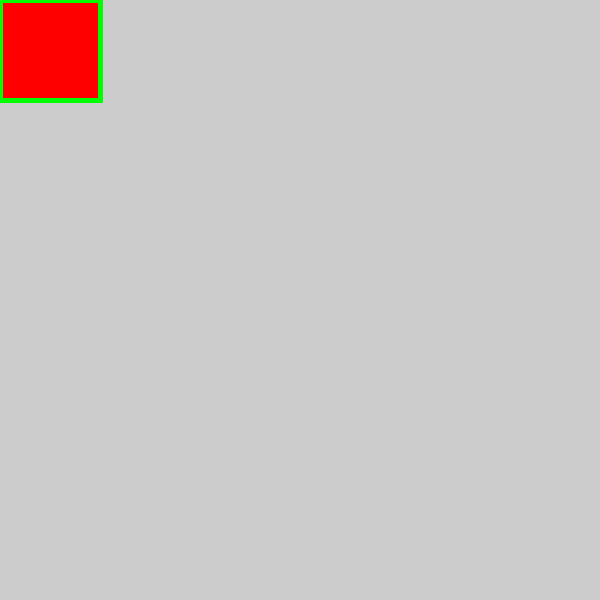
Frame 1 (no input)
Frame 60 (the mouse pressed at the canvas centre just before this capture): identical to frame 1, image omitted
Frame 120 (the mouse held since frame 60 and released just before this capture): identical to frame 1, image omitted

The Processing sketch that drew this single still picture (run headless with seeded random() and noise(); from frame 60 on, the mouse is pressed at the canvas centre):

// Processing sketch: s02_functions
// ── s02_functions.pde
void setup() {
  size(600, 600);
}

void draw() {
  fill(255, 0, 0);
  stroke(0, 255, 0);
  strokeWeight(5);
  rect(0, 0, 100, 100);
}
